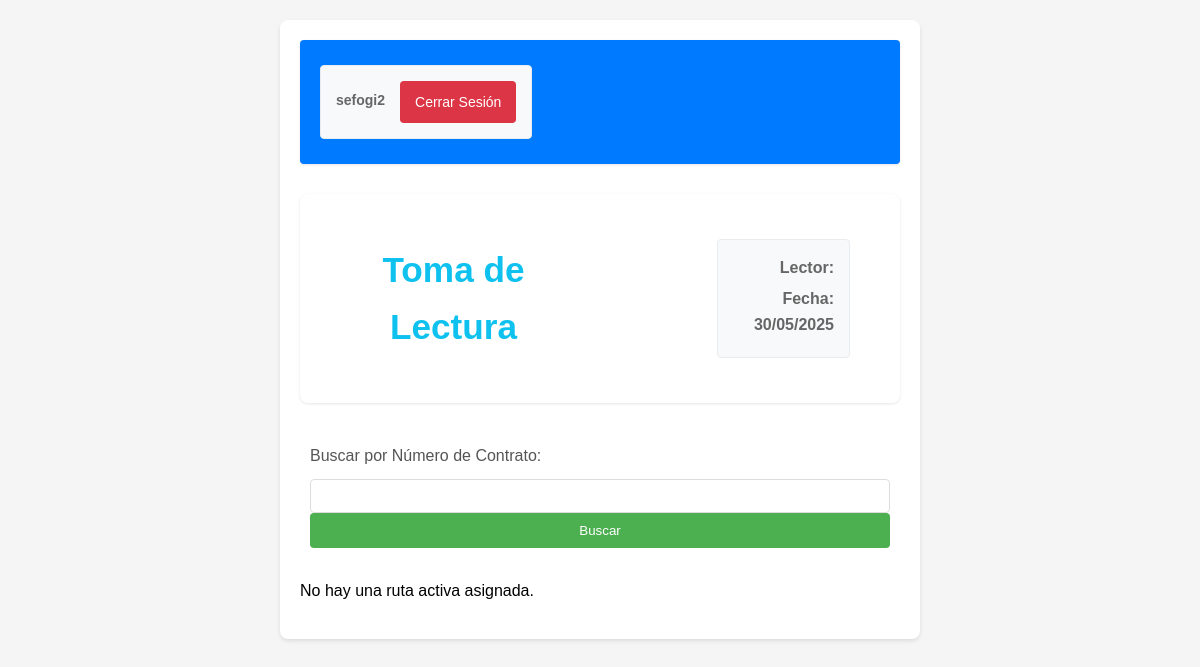
Page /toma-lectura/ (signed in) on the earlier database version.
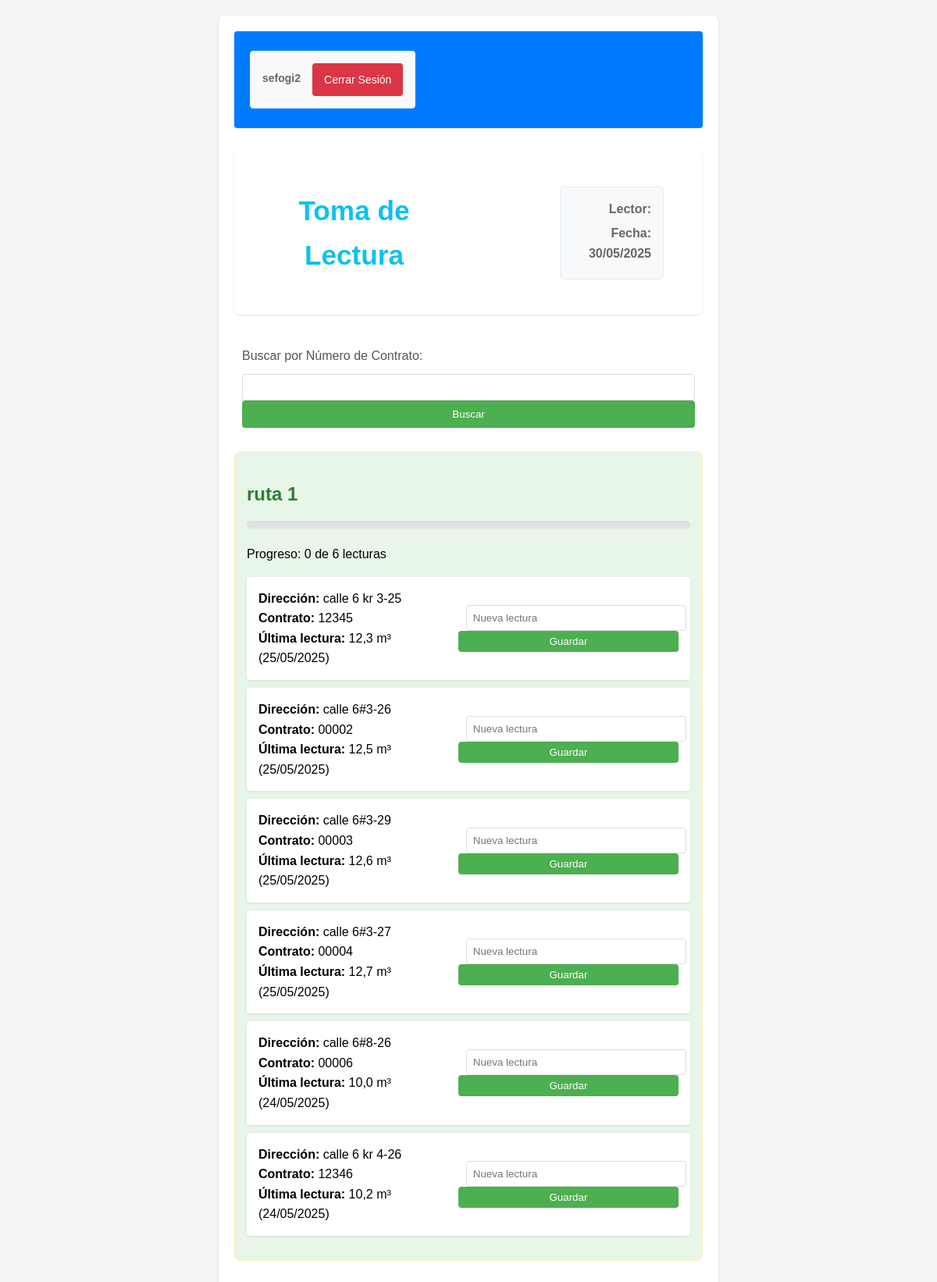
Same page on the later database version.
### acueducto/models.py (models this page shows, shortened)
class Ruta(models.Model):
    nombre = models.CharField(max_length=100)
    fecha_creacion = models.DateTimeField(auto_now_add=True)
    fecha_finalizacion = models.DateTimeField(null=True, blank=True)
    usuarios = models.ManyToManyField(UserAcueducto, through='OrdenRuta')
    activa = models.BooleanField(default=True)
    def porcentaje_completado(self):
        if hasattr(self, 'total_ordenes') and hasattr(self, 'lecturas_completadas_count'):
            if self.total_ordenes == 0:
                return 0
            total_ordenes = self.total_ordenes if self.total_ordenes is not None else 0
            lecturas_completadas_count = self.lecturas_completadas_count if self.lecturas_completadas_count is not None else 0
            if total_ordenes == 0: # Double check after potential None conversion
                return 0
            return int((lecturas_completadas_count / total_ordenes) * 100)
        else: # Fallback for cases where annotation is not used
            total_lecturas = self.ordenruta_set.count()
            if total_lecturas == 0:
                return 0
            lecturas_completadas = self.ordenruta_set.filter(lectura_tomada=True).count()
            return int((lecturas_completadas / total_lecturas) * 100)

class OrdenRuta(models.Model):
    ruta = models.ForeignKey(Ruta, on_delete=models.CASCADE)
    usuario = models.ForeignKey(UserAcueducto, on_delete=models.CASCADE)
    orden = models.IntegerField()
    lectura_tomada = models.BooleanField(default=False)
    class Meta:
        ordering = ['orden']
        unique_together = [['ruta', 'orden']]

class UserAcueducto(models.Model):
    CATEGORIA_CHOICES = [
        ('residencial', 'Residencial'),
        ('comercial', 'Comercial'),
    ]
    contrato = models.CharField(max_length=100, unique=True)
    fecha_ultima_lectura = models.DateField(verbose_name="Fecha Última Lectura", blank=True, null=True)
    name = models.CharField(max_length=100)
    lastname = models.CharField(max_length=100)
    email = models.EmailField(max_length=100, unique=True)
    phone = models.CharField(max_length=15, blank=True)
    address = models.CharField(max_length=255, blank=True)
    lectura = models.FloatField(blank=True, null=True)
    categoria = models.CharField(max_length=20, choices=CATEGORIA_CHOICES, default='residencial')
    zona = models.CharField(max_length=100, blank=True)
    credito = models.DecimalField(max_digits=10, decimal_places=2, default=0)
    credito_descripcion = models.TextField(blank=True)
    otros_gastos_valor = models.DecimalField(max_digits=10, decimal_places=2, default=0)
    otros_gastos_descripcion = models.TextField(blank=True)
    numero_de_medidor = models.CharField(max_length=50, blank=True, null=True, unique=True)

class HistoricoLectura(models.Model):
    usuario = models.ForeignKey(UserAcueducto, on_delete=models.CASCADE, related_name='lecturas')
    fecha_lectura = models.DateField()
    lectura = models.FloatField()
    fecha_creacion = models.DateTimeField(auto_now_add=True)
    class Meta:
        ordering = ['-fecha_lectura']

### acueducto/views.py (the view)
# urls.py: path('toma-lectura/', views.toma_lectura, name='toma_lectura'),
@login_required(login_url='login')
def toma_lectura(request):
    mensaje = None
    usuario = None
    historico = None
    context = {}
    try:
        ruta_context = _get_ruta_context()
        context.update(ruta_context) # Add ruta_activa, total_lecturas, etc.
        if request.method == 'POST':
            mensaje, usuario, historico = _handle_toma_lectura_post(request, context.get('ruta_activa'))
        elif request.method == 'GET':
            if 'contrato' in request.GET:
                mensaje, usuario, historico = _handle_toma_lectura_get_contrato(request)
        context.update({
            'mensaje': mensaje,
            'usuario': usuario,
            'historico': historico,
        })
        return render(request, 'toma_lectura.html', context)
    except Exception as e:
        messages.error(request, str(e)) # Use str(e) directly as it's already formatted
        return render(request, 'toma_lectura.html', {'mensaje': str(e)})

### acueducto/templates/toma_lectura.html (shortened to what this page needs)
{% load static %}
<!DOCTYPE html>
<html lang="es">
<head>
    <link rel="stylesheet" href="{% static 'styles.css' %}">
</head>
<body>
    <div class="container">
        <nav class="nav-menu">
            <div class="user-info">
                {% if user.is_authenticated %}
                <span>{{ user.username }}</span>
                <a href="{% url 'logout' %}" class="logout-btn">Cerrar Sesión</a>
                {% endif %}
            </div>
        </nav>
        <div class="header-container">
            <h1>Toma de Lectura</h1>
            <div class="user-info">
                <span>Lector: {{ user.get_full_name }}</span>
                <span>Fecha: {% now "d/m/Y" %}</span>
            </div>
        </div>
        <form method="GET" action="{% url 'toma_lectura' %}" class="form-group">
            <label for="contrato">Buscar por Número de Contrato:</label>
            <input type="text" id="contrato" name="contrato" required>
            <button type="submit">Buscar</button>
        </form>
        {% if ruta_activa %}
        <div class="ruta-activa" data-ruta-id="{{ ruta_activa.id }}">
            <h2 class="ruta-titulo">{{ ruta_activa.nombre }}</h2>
            <div class="progreso-ruta">
            </div>
            <p>Progreso: {{ lecturas_completadas }} de {{ total_lecturas }} lecturas</p>
            <ul class="usuarios-ruta">
                {% for orden in ruta_activa.ordenruta_set.all %}
                <li class="usuario-ruta-item {% if orden.lectura_tomada %}completado{% endif %}" id="usuario-{{ orden.usuario.id }}">
                    <div class="direccion-info">
                        <strong>Dirección:</strong> {{ orden.usuario.address }}<br>
                        <strong>Contrato:</strong> {{ orden.usuario.contrato }}<br>
                        <strong>Última lectura:</strong>
                        {% if orden.usuario.lecturas.first %}
                            {{ orden.usuario.lecturas.first.lectura }} m³
                            ({{ orden.usuario.lecturas.first.fecha_lectura|date:"d/m/Y" }})
                        {% else %}
                            Sin lecturas previas
                        {% endif %}
                    </div>
                    {% if not orden.lectura_tomada %}
                    <form class="lectura-form" onsubmit="guardarLectura(event, {{ orden.usuario.id }})">
                        <input type="number"
                               step="0.01"
                               class="lectura-input"
                               name="lectura"
                               required
                               placeholder="Nueva lectura">
                        <button type="submit" class="guardar-btn">Guardar</button>
                    </form>
                    {% else %}
                    <span class="lectura-completada">Lectura registrada</span>
                    {% endif %}
                </li>
                {% endfor %}
            </ul>
        </div>
        {% else %}
        <div class="mensaje-info">
            <p>No hay una ruta activa asignada.</p>
        </div>
        {% endif %}
    </div>
</body>
</html>

### acueducto/static/styles.css (style rules this page uses)
.container { max-width: 1200px; margin: 0 auto; padding: 20px; }
h1 { color: #0ec1ee; text-align: center; margin-bottom: 30px; }
body { font-family: Arial, sans-serif; line-height: 1.6; background-color: #f0f2f5; margin: 0; padding: 0; }
.form-group { margin-bottom: 15px; padding: 10px; position: relative; }
.form-group label { display: block; margin-bottom: 10px; color: #555; font-weight: 500; }
.form-group input, .form-group select { width: 100%; padding: 10px; border: 0.5px solid #ddd; border-radius: 4px; font-size: 14px; transition: border-color 0.3s ease; background-color: #fff; }
.nav-menu { display: flex; justify-content: space-between; align-items: center; background-color: white; padding: 15px 20px; border-radius: 8px; box-shadow: 0 1px 3px rgba(0, 0, 0, 0.1); margin-bottom: 20px; }
.nav-menu a { padding: 8px 16px; text-decoration: none; color: #666; border-radius: 4px; transition: background-color 0.3s ease; }
.nav-menu .user-info { display: flex; align-items: center; gap: 15px; }
.nav-menu .user-info span { color: #666; font-size: 14px; }
.logout-btn { display: inline-block; padding: 8px 16px; background-color: #dc3545; color: white; text-decoration: none; border-radius: 4px; font-size: 14px; transition: background-color 0.3s ease; }
.user-info { background-color: #f8f9fa; border: 1px solid #e9ecef; border-radius: 4px; padding: 15px; margin: 15px 0; text-align: center; transition: all 0.3s ease; }
.user-info span { font-weight: bold; color: #212529; }
.ruta-activa { background-color: #fff8e6; border: 1px solid #ffeeba; }
.progreso-ruta { height: 8px; background-color: #e9ecef; border-radius: 4px; margin: 10px 0; overflow: hidden; }
.header-container { display: flex; align-items: center; justify-content: center; gap: 40px; background-color: white; padding: 30px 50px; border-radius: 8px; box-shadow: 0 1px 3px rgba(0, 0, 0, 0.1); margin: 30px auto; max-width: 1100px; min-height: 140px; }
.header-container h1 { margin: 0; color: #0ec1ee; font-size: 2.2em; text-align: center; flex-grow: 1; padding-right: 120px; }

### acueducto/templates/toma_lectura.html (style rules this page uses)
body { font-family: Arial, sans-serif; margin: 0; padding: 20px; background-color: #f5f5f5; }
.container { max-width: 600px; margin: 0 auto; background-color: white; padding: 20px; border-radius: 8px; box-shadow: 0 2px 4px rgba(0,0,0,0.1); }
.header-container { display: flex; justify-content: space-between; align-items: center; margin-bottom: 30px; }
h1 { color: #333; margin: 0; }
.user-info { text-align: right; }
.user-info span { display: block; margin-bottom: 5px; color: #666; }
.logout-btn { display: inline-block; padding: 8px 16px; background-color: #dc3545; color: white; text-decoration: none; border-radius: 4px; font-size: 14px; }
.form-group { margin-bottom: 20px; }
label { display: block; margin-bottom: 5px; color: #666; }
input[type="text"], input[type="number"] { width: 100%; padding: 8px; border: 1px solid #ddd; border-radius: 4px; box-sizing: border-box; }
button { background-color: #4CAF50; color: white; padding: 10px 20px; border: none; border-radius: 4px; cursor: pointer; width: 100%; }
.ruta-activa { margin-top: 20px; padding: 15px; background-color: #e8f5e9; border-radius: 8px; margin-bottom: 20px; }
.ruta-titulo { color: #2e7d32; margin-bottom: 15px; }
.usuarios-ruta { list-style: none; padding: 0; }
.usuario-ruta-item { background: white; padding: 15px; margin-bottom: 10px; border-radius: 4px; box-shadow: 0 1px 3px rgba(0,0,0,0.1); display: flex; justify-content: space-between; align-items: center; }
.direccion-info { flex-grow: 1; }
.lectura-input { width: 100px; padding: 5px; margin: 0 10px; }
.guardar-btn { padding: 6px 12px; background-color: #4CAF50; color: white; border: none; border-radius: 4px; cursor: pointer; }
.progreso-ruta { height: 10px; background-color: #e0e0e0; border-radius: 5px; margin-bottom: 20px; }
.nav-menu { display: flex; justify-content: space-between; background-color: #007bff; color: white; padding: 10px 20px; border-radius: 4px; margin-bottom: 20px; }
.nav-menu a { color: white; text-decoration: none; padding: 10px 15px; border-radius: 4px; }

Differences in the rows shown:
added Ruta: nombre "ruta 1"
added OrdenRuta: usuario.address "calle 6 kr 3-25", usuario.contrato "12345", usuario.lecturas.first.lectura "12,3", usuario.lecturas.first.fecha_lectura "25/05/2025"
added OrdenRuta: usuario.address "calle 6#3-26", usuario.contrato "00002", usuario.lecturas.first.lectura "12,5", usuario.lecturas.first.fecha_lectura "25/05/2025"
added OrdenRuta: usuario.address "calle 6#3-29", usuario.contrato "00003", usuario.lecturas.first.lectura "12,6", usuario.lecturas.first.fecha_lectura "25/05/2025"
added OrdenRuta: usuario.address "calle 6#3-27", usuario.contrato "00004", usuario.lecturas.first.lectura "12,7", usuario.lecturas.first.fecha_lectura "25/05/2025"
added OrdenRuta: usuario.address "calle 6#8-26", usuario.contrato "00006", usuario.lecturas.first.lectura "10,0", usuario.lecturas.first.fecha_lectura "24/05/2025"
added OrdenRuta: usuario.address "calle 6 kr 4-26", usuario.contrato "12346", usuario.lecturas.first.lectura "10,2", usuario.lecturas.first.fecha_lectura "24/05/2025"
Other differences:
{{ lecturas_completadas }}: (not shown) → "0"
{{ total_lecturas }}: (not shown) → "6"
text no longer shown: "No hay una ruta activa asignada."
text now shown: "Progreso: de lecturas"
